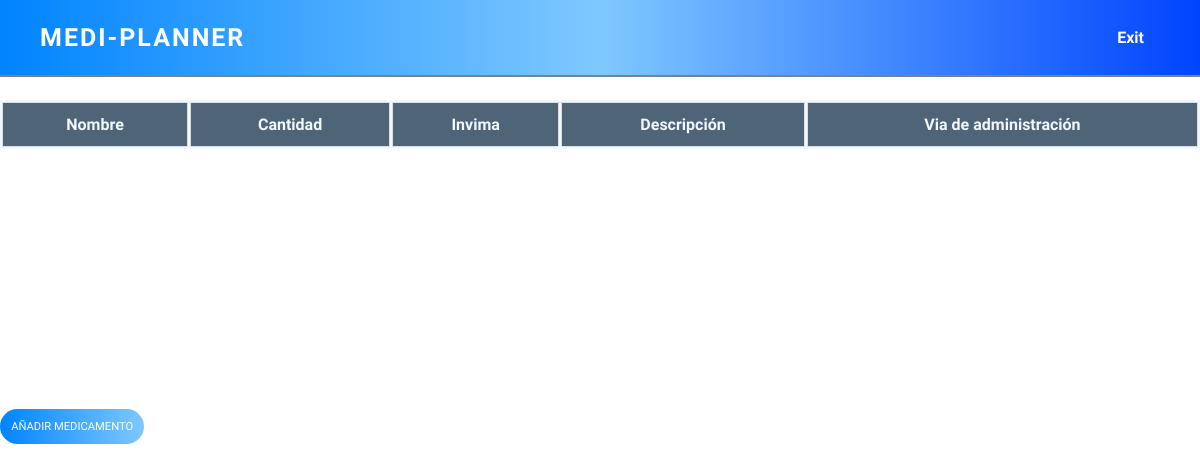
Page /medicinas/ on the earlier database version.
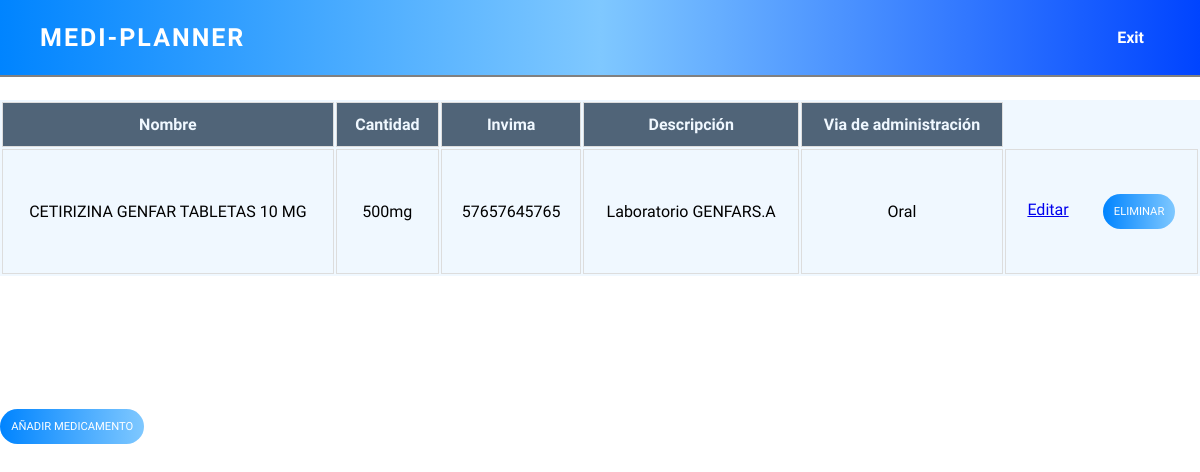
Same page on the later database version.
### MediPlannerApp/models.py (models this page shows, shortened)
class Medicina(models.Model):
    nombre = models.CharField(max_length=70)
    cantidad = models.CharField(max_length=10)
    invima = models.IntegerField()
    descripcion = models.CharField(max_length=100)
    via_administracion = models.CharField(max_length=40)
    class Meta:
        verbose_name="medicina"
        verbose_name_plural="medicinas"

### MediPlannerApp/views.py (the view)
# urls.py: path('medicinas/', views.medicinas.as_view(), name="medicinas"),
class medicinas(ListView):
    model = Medicina
    template_name ="MediPlannerApp/CRUDMedicinas/medicinas.html"

### MediPlannerApp/templates/mediplannerapp/CRUDMedicinas/medicinas.html (shortened to what this page needs)
{% extends 'MediPlannerApp/base.html'%}
{% load static %}
{% block cssLinks%}
<link rel="stylesheet" href="{% static 'MediPlannerApp/css/table.css'%}">
{% endblock %}
{% block content %}
<table class="table">
    <thead>
        <tr>
            <th>Nombre</th>
            <th>Cantidad</th>
            <th>Invima</th>
            <th>Descripción</th>
            <th>Via de administración</th>
        </tr>
    </thead>
    <tbody>
        {% for medicina in object_list %}
        <tr>
            <td data-label="Nombre">{{medicina.nombre}}</td>
            <td data-label="Cantidad">{{medicina.cantidad}}</td>
            <td data-label="Invima">{{medicina.invima}}</td>
            <td data-label="Descripción">{{medicina.descripcion}}</td>
            <td data-label="Via_administracion">{{medicina.via_administracion}}</td>
            <td>
                <form method="POST" action="eliminarMedicina/{{medicina.id}}">
                <a style="margin-right: 30px;" href="editarMedicina/{{medicina.id}}">Editar</a>
                <button class="btn btn-danger" onclick="return eliminarMedicina();" type="submit">Eliminar</button>
                </form>
            </td>
        </tr>
        {% endfor%}
    </tbody>
</table>
<a class="añadir" href="{% url 'añadirMedicina' %}"><button type="button" class="btn">Añadir medicamento</button></a>
{% endblock %}

Differences in the rows shown:
added Medicina: nombre "CETIRIZINA GENFAR TABLETAS 10 MG", cantidad "500mg", invima "57657645765", descripcion "Laboratorio GENFARS.A", via_administracion "Oral"
